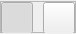
<?xml version="1.0" encoding="UTF-8"?>
<ui version="4.0">
 <class>TLWbShapeFillForm</class>
 <widget class="QWidget" name="TLWbShapeFillForm">
  <property name="geometry">
   <rect>
    <x>0</x>
    <y>0</y>
    <width>76</width>
    <height>34</height>
   </rect>
  </property>
  <property name="sizePolicy">
   <sizepolicy hsizetype="Preferred" vsizetype="Fixed">
    <horstretch>0</horstretch>
    <verstretch>0</verstretch>
   </sizepolicy>
  </property>
  <property name="windowTitle">
   <string>Form</string>
  </property>
  <layout class="QHBoxLayout" name="horizontalLayout">
   <property name="spacing">
    <number>0</number>
   </property>
   <property name="leftMargin">
    <number>0</number>
   </property>
   <property name="topMargin">
    <number>0</number>
   </property>
   <property name="rightMargin">
    <number>0</number>
   </property>
   <property name="bottomMargin">
    <number>0</number>
   </property>
   <item>
    <widget class="QFrame" name="m_lineWidthFrame">
     <property name="sizePolicy">
      <sizepolicy hsizetype="Preferred" vsizetype="Fixed">
       <horstretch>0</horstretch>
       <verstretch>0</verstretch>
      </sizepolicy>
     </property>
     <property name="minimumSize">
      <size>
       <width>0</width>
       <height>32</height>
      </size>
     </property>
     <property name="maximumSize">
      <size>
       <width>16777215</width>
       <height>32</height>
      </size>
     </property>
     <property name="frameShape">
      <enum>QFrame::StyledPanel</enum>
     </property>
     <property name="frameShadow">
      <enum>QFrame::Raised</enum>
     </property>
     <layout class="QHBoxLayout" name="horizontalLayout_2">
      <property name="spacing">
       <number>10</number>
      </property>
      <property name="leftMargin">
       <number>0</number>
      </property>
      <property name="topMargin">
       <number>0</number>
      </property>
      <property name="rightMargin">
       <number>0</number>
      </property>
      <property name="bottomMargin">
       <number>0</number>
      </property>
      <item>
       <widget class="TLWbToolButton" name="m_FillTransparentButton">
        <property name="sizePolicy">
         <sizepolicy hsizetype="Fixed" vsizetype="Fixed">
          <horstretch>0</horstretch>
          <verstretch>0</verstretch>
         </sizepolicy>
        </property>
        <property name="minimumSize">
         <size>
          <width>32</width>
          <height>32</height>
         </size>
        </property>
        <property name="maximumSize">
         <size>
          <width>32</width>
          <height>32</height>
         </size>
        </property>
        <property name="text">
         <string/>
        </property>
        <property name="checkable">
         <bool>true</bool>
        </property>
        <property name="checked">
         <bool>true</bool>
        </property>
        <property name="autoExclusive">
         <bool>true</bool>
        </property>
       </widget>
      </item>
      <item>
       <widget class="TLWbToolButton" name="m_FillColorButton">
        <property name="sizePolicy">
         <sizepolicy hsizetype="Fixed" vsizetype="Fixed">
          <horstretch>0</horstretch>
          <verstretch>0</verstretch>
         </sizepolicy>
        </property>
        <property name="minimumSize">
         <size>
          <width>32</width>
          <height>32</height>
         </size>
        </property>
        <property name="maximumSize">
         <size>
          <width>32</width>
          <height>32</height>
         </size>
        </property>
        <property name="text">
         <string/>
        </property>
        <property name="checkable">
         <bool>true</bool>
        </property>
        <property name="checked">
         <bool>false</bool>
        </property>
        <property name="autoExclusive">
         <bool>true</bool>
        </property>
       </widget>
      </item>
     </layout>
    </widget>
   </item>
  </layout>
 </widget>
 <customwidgets>
  <customwidget>
   <class>TLWbToolButton</class>
   <extends>QPushButton</extends>
   <header>TLWbToolButton.h</header>
  </customwidget>
 </customwidgets>
 <resources/>
 <connections/>
</ui>
